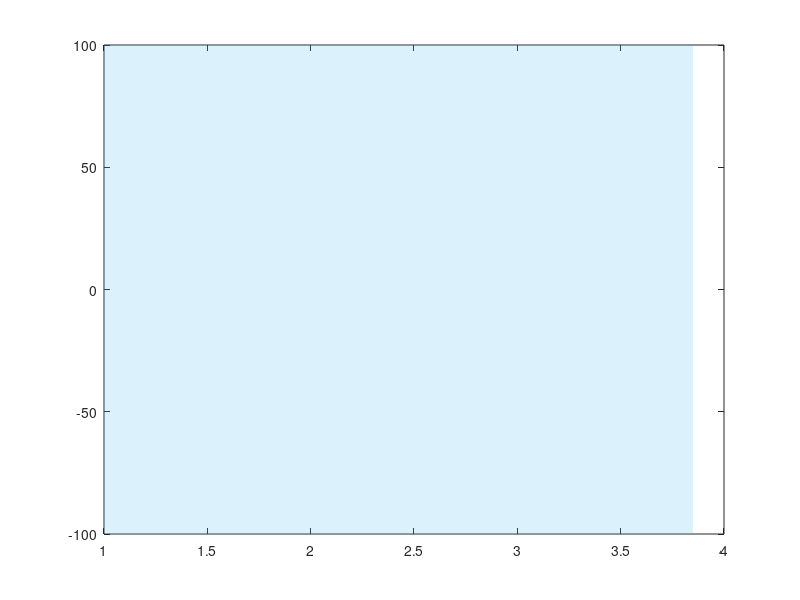

Write MATLAB code to recreate this figure. (Note: this script raises an error after producing the figure.)
clear all; close all;
w_window = 1500;
h_window = 700;

line_width = 5;
line_width_loadtrace = 2.5;
line_width_circle = 2;
line_width_kcircle = 4;
marker = 'o';
markerSize = 3;
fontSize = 24;
smooth_index = 1;

color_order = get(gca,'colororder');
line_color = [0 0.4 1;
              0 0 0
              1 0 0];
          

%---------------------- plot for dataset 1 (REF)--------------------%
data_REF = load('REF_1x2.mat');


freq = data_REF.data.axes.data / 1e9; 
freq(352:end) = [];          % remove results for >4.5GHz
        
figure(1)
set(gcf,'position',[[200, 200], w_window, h_window]);
fill([1, 3.85, 3.85, 1],[-100,-100,100,100], [0.3010 0.7450 0.9330], 'LineStyle', 'none', 'FaceAlpha', 0.2, 'Handlevisibility', 'off');

hold on
x_line_l = xline(0.85, '--', [num2str(850),' MHz'], 'LineWidth', line_width-2, 'FontSize', fontSize-1, 'HandleVisibility', 'off', 'Color', 'black');
x_line_l.LabelVerticalAlignment = 'top';
x_line_l.LabelHorizontalAlignment = 'right';

x_line_h = xline(3.85, '--', [num2str(3850),' MHz'], 'LineWidth', line_width-2, 'FontSize', fontSize-1, 'HandleVisibility', 'off', 'Color', 'black');
x_line_h.LabelVerticalAlignment = 'top';
x_line_h.LabelHorizontalAlignment = 'left';


peakgain = data_REF.data.layers(2).data;
peakgain(352:end) = [];                                % remove results for >4.5GHz

plot(freq, smooth(peakgain, smooth_index), '-', 'linewidth', line_width, 'color', line_color(1, :));
ylabel('Peak Gain (dBi)', 'FontSize', fontSize); 


hold on
grid on

set(gca, 'FontSize', fontSize);
xlabel('Frequency (GHz)', 'FontSize', fontSize);
xlim([1 4.5])
ylim([-25 5])



%---------------------- plot for dataset 2 (NIP)--------------------%
data_NIP = load('NIP_1x2.mat');
  
figure(1)

peakgain = data_NIP.data.layers(2).data;
peakgain(352:end) = [];                                % remove results for >4.5GHz

plot(freq, smooth(peakgain, smooth_index), '-', 'linewidth', line_width, 'color', line_color(2, :));
ylabel('Peak Gain (dBi)', 'FontSize', fontSize); 


%---------------------- plot for dataset 3 (IP)--------------------%
data_IP = load('IP_1x2.mat');

figure(1)

peakgain = data_IP.data.layers(2).data;
peakgain(352:end) = [];                                % remove results for >4.5GHz

plot(freq, smooth(peakgain, smooth_index), '-', 'linewidth', line_width, 'color', line_color(3, :));
ylabel('Peak Gain (dBi)', 'FontSize', fontSize); 



x_line_h = xline(2.55, '--', ['TM_1_0 (REF)'], 'LineWidth', line_width, 'FontSize', fontSize-4, 'HandleVisibility', 'off', 'Color', line_color(1, :));
x_line_h.LabelVerticalAlignment = 'bottom';
x_line_h.LabelHorizontalAlignment = 'left';

x_line_h = xline(2.1, '--', ['TM_1_0 (NIP)'], 'LineWidth', line_width, 'FontSize', fontSize-4, 'HandleVisibility', 'off', 'Color', line_color(2, :));
x_line_h.LabelVerticalAlignment = 'bottom';
x_line_h.LabelHorizontalAlignment = 'left';

x_line_h = xline(2.25, '--', ['TM_1_0 (IP)'], 'LineWidth', line_width, 'FontSize', fontSize-4, 'HandleVisibility', 'off', 'Color', line_color(3, :));
x_line_h.LabelVerticalAlignment = 'bottom';
x_line_h.LabelHorizontalAlignment = 'left';






Legend = {'Peak Gain (REF)', 'Peak Gain (NIP)', 'Peak Gain (IP)'};


%plot(HFSS_freq, HFSS_S11, ':', 'color', [0 0 0], 'linewidth', line_width);

legend(Legend, 'FontSize', 20, 'location', 'southeast');

%xline(2.17, '--', '2.17 GHz', 'linewidth', line_width, 'FontSize', fontSize, 'fontweight', 'bold', 'Handlevisibility', 'off', 'LabelVerticalAlignment', 'bottom', 'LabelHorizontalAlignment', 'left')

